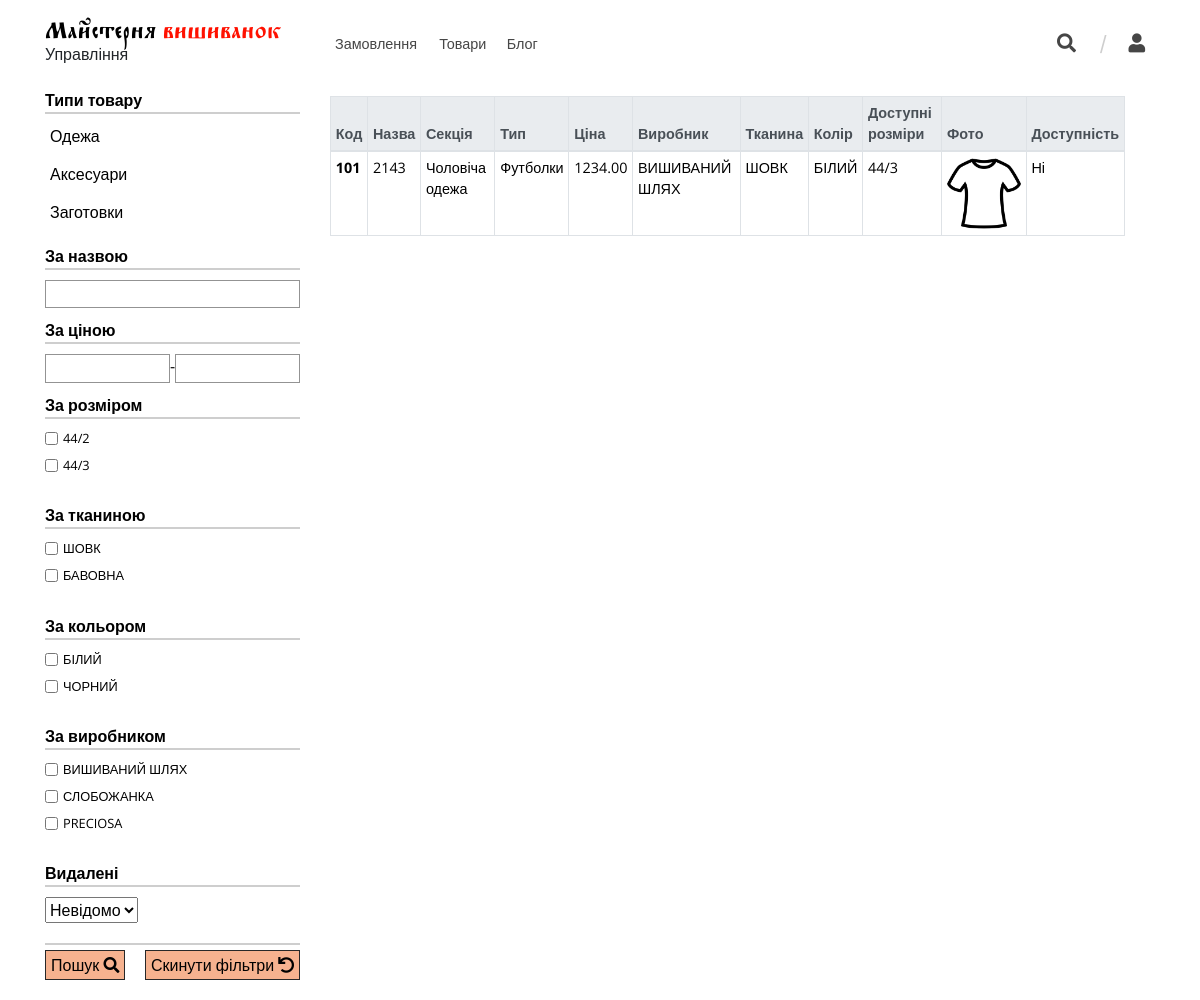
Page /adm/products/ on the committed database.
### product/models.py (models this page shows, shortened)
class Department(models.Model):
    name = models.CharField(default=None, max_length=100, verbose_name="назва відділу")
    code_name = models.CharField(default=None, max_length=100, verbose_name="програмна назва")
    notes = models.TextField(default=None, blank=True, max_length=2000, verbose_name="примітки")
    slug = models.SlugField(default=None, blank=True, null=True, max_length=30, verbose_name="URL в адресній стрічці броузера")
    class Meta:
        verbose_name = "відділ магазину"
        verbose_name_plural = "відділи магазину"
    def get_sections(self):
        return self.section_set.all()

class Item(models.Model):
    code = models.IntegerField(null=True, blank=True, verbose_name="код", unique=True, editable=False)
    name = models.CharField(default=None,
                            blank=True,
                            verbose_name='найменування',
                            max_length=40)
    item_type = models.ForeignKey(ItemType, verbose_name="тип товару", on_delete=models.DO_NOTHING)
    description = models.TextField(default=None,
                                   verbose_name='опис',
                                   max_length=3000)
    price = models.DecimalField(default=None,
                                blank=True,
                                decimal_places=2,
                                max_digits=10,
                                verbose_name='ціна')
    available = models.BooleanField(default=False,
                                    verbose_name='у продажі')
    created = models.DateTimeField(auto_now_add=True,
                                   auto_now=False,
                                   verbose_name='додано')
    updated = models.DateTimeField(auto_now=True,
                                   auto_now_add=False,
                                   verbose_name='редаговано')
    brand = models.ForeignKey(properties.Brand, on_delete=models.PROTECT, verbose_name="виробник")
    fabric = models.ForeignKey(properties.Fabric, on_delete=models.PROTECT, verbose_name="тканина")
    color = models.ForeignKey(properties.Color, on_delete=models.PROTECT, verbose_name="колір")
    available_sizes = models.ManyToManyField(properties.Size, verbose_name="доступні розміри")
    slug = models.SlugField(default=None, blank=True, null=True, max_length=30, verbose_name="URL в адресній стрічці броузера")
    pseudo_deleted = models.BooleanField(default=False, verbose_name="видалений")
    class Meta:
        verbose_name = "Товар"
        verbose_name_plural = "Товари"
    def get_absolute_admin_url(self):
        url = reverse('custom_admin:product', kwargs={"product_code": self.code})
        return url
    def get_image_basic_url(self):
        basic_image = self.itemimage_set.filter(is_basic=True).first()
        if not basic_image:
            return None
        return basic_image.image.url
    def get_sizes(self):
        return self.available_sizes.all()

class ItemType(models.Model):
    name = models.CharField(default=None, max_length=100, verbose_name="назва типу товару")
    name_plural = models.CharField(default=None, max_length=100, verbose_name="назва типу товару у множині")
    code_name = models.CharField(default=None, max_length=100, verbose_name="програмна назва")
    notes = models.TextField(default=None, blank=True, max_length=2000, verbose_name="примітки")
    section = models.ForeignKey(Section, on_delete=models.DO_NOTHING, default=None, verbose_name="секція магазину")
    slug = models.SlugField(default=None, blank=True, null=True, max_length=30, verbose_name="URL в адресній стрічці броузера")
    image = models.ImageField(default=None, blank=True, null=True, verbose_name="зображення секції", upload_to=get_item_upload_path)
    icon = models.ImageField(default=None, blank=True, null=True, verbose_name="іконка секції", upload_to=get_item_upload_path)
    class Meta:
        verbose_name = "тип товару"
        verbose_name_plural = "типи товарів"
    def __str__(self):
        return "{}".format(self.name_plural)

class Section(models.Model):
    name = models.CharField(default=None, max_length=100, verbose_name="назва")
    code_name = models.CharField(default=None, max_length=100, verbose_name="програмна назва")
    notes = models.TextField(default=None, blank=True, max_length=2000, verbose_name="примітки")
    department = models.ForeignKey(Department, on_delete=models.DO_NOTHING, default=None, verbose_name="відділ магазину")
    slug = models.SlugField(default=None, blank=True, null=True, max_length=30, verbose_name="URL в адресній стрічці броузера")
    image = models.ImageField(default=None, blank=True, null=True, verbose_name="зображення секції", upload_to=get_section_upload_path)
    class Meta:
        verbose_name = "секція відділу магазину"
        verbose_name_plural = "секції відділів магазину"
    def __str__(self):
        return self.name
    def get_item_types(self):
        return self.itemtype_set.all()

class ItemImage(models.Model):
    created = models.DateTimeField(auto_now_add=True, auto_now=False, verbose_name='додано')
    updated = models.DateTimeField(auto_now=True, auto_now_add=False, verbose_name='редаговано')
    item_related = models.ForeignKey(Item, on_delete=models.CASCADE, verbose_name="для товару")
    is_active = models.BooleanField(default=True, verbose_name='показувати')
    is_basic = models.BooleanField(default=False, verbose_name='основне фото')
    image = models.ImageField(default=None,
                              blank=True,
                              verbose_name='фото товару',
                              upload_to=get_upload_path)
    class Meta:
        verbose_name = "Зображення товару"
        verbose_name_plural = "Зображення товарів"

### properties/models.py (models this page shows, shortened)
class Brand(models.Model):
    name = models.CharField(verbose_name="виробник", max_length=30)
    description = models.TextField(verbose_name="опис", max_length=30000)
    slug = models.SlugField(default=None, blank=True, null=True, max_length=30, verbose_name="URL в адресній стрічці броузера")
    class Meta:
        verbose_name = "виробник"
        verbose_name_plural = "виробники"
    def __str__(self):
        return self.name.upper()

class Fabric(models.Model):
    name = models.CharField(verbose_name="назва", max_length=30)
    description = models.TextField(verbose_name="опис", max_length=30000)
    slug = models.SlugField(default=None, blank=True, null=True, max_length=30, verbose_name="URL в адресній стрічці броузера")
    class Meta:
        verbose_name = "тканина"
        verbose_name_plural = "тканини"
    def __str__(self):
        return self.name.upper()

class Color(models.Model):
    name = models.CharField(verbose_name="колір", max_length=30)
    slug = models.SlugField(default=None, blank=True, null=True, max_length=30, verbose_name="URL в адресній стрічці броузера")
    class Meta:
        verbose_name = "колір"
        verbose_name_plural = "кольори"
    def __str__(self):
        return self.name.upper()

class Size(models.Model):
    name = models.CharField(verbose_name="розмір", max_length=20)
    slug = models.SlugField(default=None, blank=True, null=True, max_length=30, verbose_name="URL в адресній стрічці броузера")
    class Meta:
        verbose_name = "розмір"
        verbose_name_plural = "розміри"
    def __str__(self):
        return self.name

### custom_admin/views.py (the view)
# urls.py: path('products/', AllProducts.as_view(), name='products'),
class AllProducts(View):
    template_name = 'custom_admin/products.html'
    def get_context_data(self, request, *args, **kwargs):
        sidebar = {}
        departments = Department.objects.all()
        for department in departments:
            sidebar[department] = {}
            for section in department.get_sections():
                sidebar[department][section] = []
                for item_type in section.get_item_types():
                    sidebar[department][section].append(item_type)
        items_list = Item.objects.all()
        item_filter = ItemFilter(request.GET, queryset=items_list)
        form = item_filter.form
        context = locals()
        return context
    def get(self, request, *args, **kwargs):
        context = self.get_context_data(request, *args, **kwargs)
        return render(request, self.template_name, context=context)

### orders/context_processors.py (called while the page is built, shortened)
def get_basket(request):
    print('Getting basket...')
    session_key = request.session.session_key
    if not session_key:
        request.session.cycle_key()
    print('Session key is {}'.format(session_key))
    print('Trying to find basket with this session key...')
    if Basket.objects.filter(session_key=session_key, is_closed=False).exists():
        basket = Basket.objects.get(session_key=session_key, is_closed=False)
        print('Found basket, which is {}'.format(basket))
    else:
        print('Basket does not exist.')
        return {'get_basket': ''}

### templates/custom_admin/products.html (shortened to what this page needs)
{% extends 'custom_admin/base.html' %}
{% block sidebar %}
    {% include 'custom_admin/main__sidebar_products.html' %}
{% endblock %}
{% block content %}
    <div class="row table products">
        <div class="col-sm-12">
            <div class="table-wrapper products-table-content">
                <table class="table table-hover table-sm">
                    <thead class="thead-light table-bordered">
                        <tr>
                            <th scope="col">Код</th>
                            <th scope="col">Назва</th>
                            <th scope="col">Секція</th>
                            <th scope="col">Тип</th>
                            <th scope="col">Ціна</th>
                            <th scope="col">Виробник</th>
                            <th scope="col">Тканина</th>
                            <th scope="col">Колір</th>
                            <th scope="col">Доступні розміри</th>
                            <th scope="col">Фото</th>
                            <th scope="col">Доступність</th>
                        </tr>
                    </thead>
                    <tbody class="table-striped table-bordered">
                    {% for item in item_filter.qs %}
                        <tr data-url="{{ item.get_absolute_admin_url }}">
                            <th>{{ item.code }}</th>
                            <td>{{ item.name }}</td>
                            <td>{{ item.item_type.section }}</td>
                            <td>{{ item.item_type }}</td>
                            <td>{{ item.price }}</td>
                            <td>{{ item.brand }}</td>
                            <td>{{ item.fabric }}</td>
                            <td>{{ item.color }}</td>
                            <td>{% for size in item.get_sizes %}{{ size }} {% endfor %}</td>
                            <td><img src="{{ item.get_image_basic_url }}"></td>
                            <td>{% if item.available %}Так{% else %}Ні{% endif %}</td>
                        </tr>
                    {% endfor %}
                    </tbody>
                </table>
            </div>
        </div>
    </div>
{% endblock %}

### templates/custom_admin/main__sidebar_products.html (shortened to what this page needs)
<div class="functions-block">
    <form class="filters products" action="{% url "custom_admin:products" %}">
        <div class="attribute item_types">
            <div class="header-wrapper">
                <div class="header">Типи товару</div>
            </div>
            <ul id="id_item_type">
                {% for dep, secs in sidebar.items %}
                    <li class="department-header"><a class="parent">{{ dep.name | capfirst }}</a>
                    </li>
                {% endfor %}
            </ul>
        </div>
        <div class="attribute">
            <div class="header-wrapper">
                <div class="header"><span class="thin">За назвою</span></div>
            </div>
            <div class="select-wrapper">
                {{ form.name }}
            </div>
        </div>
        <div class="attribute price">
            <div class="header-wrapper">
                <div class="header"><span class="thin">За ціною</span></div>
            </div>
            <div class="select-wrapper">
                <div class="price-wrapper">{{ form.price }}</div>
            </div>
        </div>
        <div class="attribute">
            <div class="header-wrapper">
                <div class="header"><span class="thin">За розміром</span></div>
            </div>
            <div class="select-wrapper">
                {{ form.available_sizes }}
            </div>
        </div>
        <div class="attribute">
            <div class="header-wrapper">
                <div class="header"><span class="thin">За тканиною</span></div>
            </div>
            <div class="select-wrapper">
                {{ form.fabric }}
            </div>
        </div>
        <div class="attribute">
            <div class="header-wrapper">
                <div class="header"><span class="thin">За кольором</span></div>
            </div>
            <div class="select-wrapper">
                {{ form.color }}
            </div>
        </div>
        <div class="attribute">
            <div class="header-wrapper">
                <div class="header"><span class="thin">За виробником</span></div>
            </div>
            <div class="select-wrapper">
                {{ form.brand }}
            </div>
        </div>
        <div class="attribute">
            <div class="header-wrapper">
                <div class="header"><span class="thin">Видалені</span></div>
            </div>
            <div class="select-wrapper">
                {{ form.pseudo_deleted }}
            </div>
        </div>
        <div class="button-wrapper">
            <button class="search-submit">Пошук  <i class="fas fa-search"></i></button>
            <button type=reset class="reset">Скинути фільтри  <i class="fas fa-undo"></i></button>
        </div>
    </form>
</div>

### rows in the picture
Department: name "Одежа"
Department: name "Аксесуари"
Department: name "Заготовки"
Item: code "101", name "2143", item_type.section "Чоловіча одежа", item_type "Футболки", price "1234.00", brand "ВИШИВАНИЙ ШЛЯХ", fabric "ШОВК", color "БІЛИЙ", get_image_basic_url (picture), available "Ні"
Size: name "44/3"
